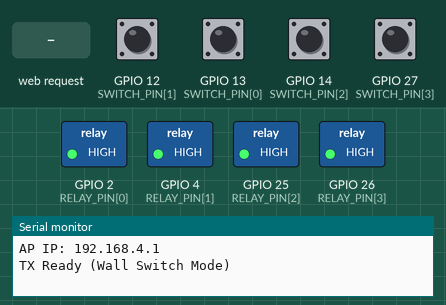
The sketch below on a simulated ESP32. On the bench: switched loads named in the sketch (green lamp = pin HIGH), the last lines printed to the serial monitor. Inputs (shaded band) come from the test bench; at power-on: GPIO 12 (SWITCH_PIN[1]), GPIO 13 (SWITCH_PIN[0]), GPIO 14 (SWITCH_PIN[2]), GPIO 27 (SWITCH_PIN[3]) HIGH. EEPROM starts erased; no radio packets arrive unless stated.

Above: at 1.2 s.
1.3 s: GPIO 12 (SWITCH_PIN[1]) pulled LOW for 0.15 s
At 1.42 s:
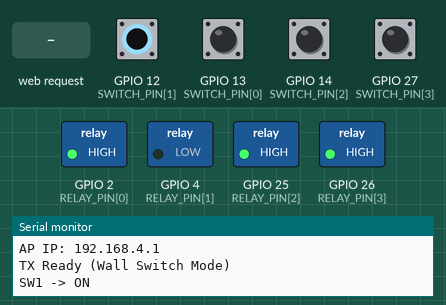
3.0 s: GPIO 13 (SWITCH_PIN[0]) pulled LOW for 0.15 s
At 3.12 s:
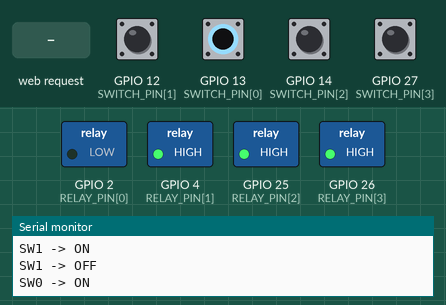
4.7 s: GPIO 14 (SWITCH_PIN[2]) pulled LOW for 0.15 s
At 4.82 s:
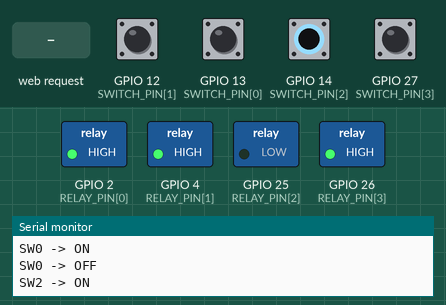
6.4 s: GPIO 27 (SWITCH_PIN[3]) pulled LOW for 0.15 s
At 6.52 s:
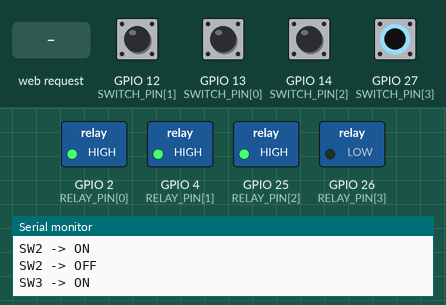
8.1 s: HTTP request GET /toggle?i=1 received
At 8.6 s:
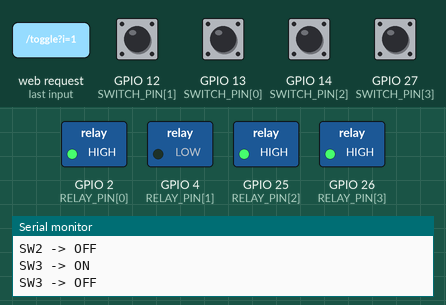
9.6 s: HTTP request GET /toggle?i=0 received
At 10.9 s:
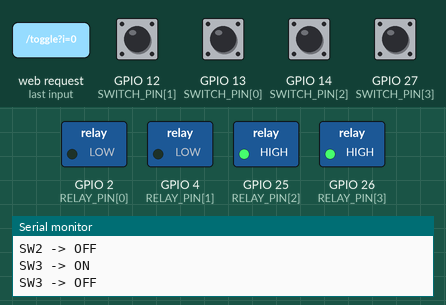
Timing chart, 0 to 12.1 s (numbered marks = the images above; inputs shaded):
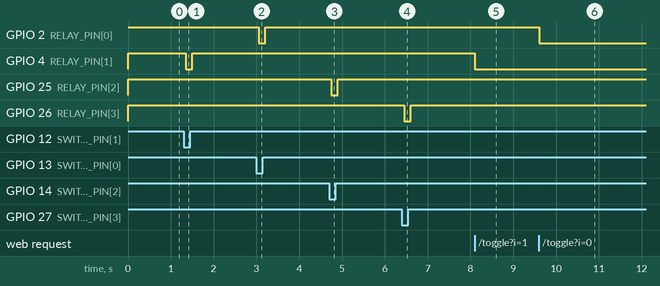

The sketch:

for_esp32.ino
```cpp
#include <WiFi.h>
#include <WebServer.h>
#include <Preferences.h>
#include <SPI.h>
#include <RF24.h>

/* ---------- WIFI AP ---------- */
const char* AP_SSID = "Home";
const char* AP_PASS = "Anita2005";

/* ---------- LOAD CONFIG ---------- */
#define LOCAL 4
#define REMOTE 2
#define TOTAL 6

uint8_t RELAY_PIN[LOCAL]   = {2, 4, 25, 26};
uint8_t SWITCH_PIN[LOCAL] = {13, 12, 14, 27};

bool loadState[TOTAL];

/* ---------- WEB ---------- */
WebServer server(80);
Preferences prefs;

/* ---------- RF ---------- */
#define CE_PIN 21
#define CSN_PIN 22
#define SCK_PIN 18
#define MOSI_PIN 23
#define MISO_PIN 19

RF24 radio(CE_PIN, CSN_PIN);
const byte pipeTX[6] = "TXA01";
const byte pipeRX[6] = "RXA01";

/* ---------- RELAY ---------- */
void applyRelay(uint8_t i) {
  // Active-LOW relay module
  digitalWrite(RELAY_PIN[i], loadState[i] ? LOW : HIGH);
}

/* ---------- LOCAL WALL SWITCHES ---------- */
void readLocalSwitches() {
  static bool lastReading[LOCAL]  = {HIGH, HIGH, HIGH, HIGH};
  static bool stableState[LOCAL]  = {HIGH, HIGH, HIGH, HIGH};
  static unsigned long lastDebounce[LOCAL] = {0};
  const unsigned long debounceDelay = 50;

  for (int i = 0; i < LOCAL; i++) {
    bool reading = digitalRead(SWITCH_PIN[i]);

    if (reading != lastReading[i]) {
      lastDebounce[i] = millis();
    }

    if ((millis() - lastDebounce[i]) > debounceDelay) {
      if (reading != stableState[i]) {
        stableState[i] = reading;

        // LOW = switch ON (because INPUT_PULLUP)
        bool newState = (stableState[i] == LOW);

        if (loadState[i] != newState) {
          loadState[i] = newState;
          applyRelay(i);
          prefs.putBool(("L" + String(i)).c_str(), loadState[i]);

          Serial.print("SW");
          Serial.print(i);
          Serial.print(" -> ");
          Serial.println(loadState[i] ? "ON" : "OFF");
        }
      }
    }

    lastReading[i] = reading;
  }
}

/* ---------- RF SEND ---------- */
void rfSend(uint8_t cmd, uint8_t data) {
  uint8_t pkt = (cmd << 4) | (data & 0x0F);
  radio.stopListening();
  radio.write(&pkt, 1);
  radio.startListening();
}

/* ---------- RF READ ---------- */
void rfRead() {
  while (radio.available()) {
    uint8_t pkt;
    radio.read(&pkt, 1);

    uint8_t cmd = pkt >> 4;
    uint8_t d   = pkt & 0x0F;

    if (cmd == 0x8) {   // STATE RESPONSE FROM REMOTE
      loadState[4] = d & 0x01;
      loadState[5] = (d & 0x02) >> 1;
    }
  }
}

/* ---------- JSON ---------- */
String jsonState() {
  String j = "{";
  for (int i = 0; i < TOTAL; i++) {
    j += "\"L" + String(i) + "\":" + (loadState[i] ? "true" : "false");
    if (i < TOTAL - 1) j += ",";
  }
  j += "}";
  return j;
}

/* ---------- WEB ---------- */
void handleState() {
  server.send(200, "application/json", jsonState());
}

void handleToggle() {
  if (!server.hasArg("i")) {
    server.send(400, "text/plain", "Missing i");
    return;
  }

  int i = server.arg("i").toInt();
  if (i < 0 || i >= TOTAL) {
    server.send(400, "text/plain", "Invalid i");
    return;
  }

  if (i < LOCAL) {
    // Web toggle for LOCAL load
    loadState[i] = !loadState[i];
    applyRelay(i);
    prefs.putBool(("L" + String(i)).c_str(), loadState[i]);
  } else {
    // Remote toggle
    rfSend(0x1, i - LOCAL);
  }

  server.send(200, "application/json", jsonState());
}

void handleAllOff() {
  for (int i = 0; i < LOCAL; i++) {
    loadState[i] = false;
    applyRelay(i);
    prefs.putBool(("L" + String(i)).c_str(), false);
  }

  rfSend(0x2, 0);   // ALL OFF REMOTE
  server.send(200, "text/plain", "OK");
}

/* ---------- MOBILE UI ---------- */
void handleRoot() {
  server.send(200, "text/html", R"HTML(
<!DOCTYPE html><html>
<head>
<meta name="viewport" content="width=device-width, initial-scale=1">
<title>Home Control</title>
<style>
body{margin:0;background:#0b0e13;color:#fff;font-family:system-ui}
.header{padding:16px;background:#121622;text-align:center;font-size:20px}
.section{margin:18px 14px 6px;color:#aaa}
.grid{display:grid;grid-template-columns:1fr 1fr;gap:14px;padding:0 14px}
.card{background:#141a2a;border-radius:18px;padding:18px;text-align:center}
.name{margin-bottom:14px}
.btn{width:88px;height:88px;margin:auto;border-radius:50%;
display:flex;align-items:center;justify-content:center;
background:#1f2436;color:#777;font-weight:600}
.btn.on{background:#3cff57;color:#000;box-shadow:0 0 20px #3cff57}
.footer{padding:16px}
.alloff{width:100%;height:64px;border-radius:32px;
border:none;font-size:18px;background:#ff3c3c;color:#fff}
</style>
</head>
<body>
<div class="header">Home Control</div>

<div class="section">Main House</div>
<div class="grid">
<div class="card"><div class="name">Light 1</div><div class="btn" id="b0" onclick="tg(0)">OFF</div></div>
<div class="card"><div class="name">Light 2</div><div class="btn" id="b1" onclick="tg(1)">OFF</div></div>
<div class="card"><div class="name">Socket</div><div class="btn" id="b2" onclick="tg(2)">OFF</div></div>
<div class="card"><div class="name">Fan</div><div class="btn" id="b3" onclick="tg(3)">OFF</div></div>
</div>

<div class="section">Second House</div>
<div class="grid">
<div class="card"><div class="name">Remote 1</div><div class="btn" id="b4" onclick="tg(4)">OFF</div></div>
<div class="card"><div class="name">Remote 2</div><div class="btn" id="b5" onclick="tg(5)">OFF</div></div>
</div>

<div class="footer">
<button class="alloff" onclick="allOff()">ALL OFF</button>
</div>

<script>
const N=6;
function upd(s){
  for(let i=0;i<N;i++){
    let b=document.getElementById("b"+i);
    if(s["L"+i]){b.classList.add("on");b.innerText="ON";}
    else{b.classList.remove("on");b.innerText="OFF";}
  }
}
function poll(){fetch("/state").then(r=>r.json()).then(upd);setTimeout(poll,500);}
function tg(i){fetch("/toggle?i="+i);}
function allOff(){fetch("/alloff");}
poll();
</script>
</body></html>
)HTML");
}

/* ---------- SETUP ---------- */
void setup() {
  Serial.begin(115200);

  for (int i = 0; i < LOCAL; i++) {
    pinMode(RELAY_PIN[i], OUTPUT);
    pinMode(SWITCH_PIN[i], INPUT_PULLUP);
  }

  prefs.begin("home", false);

  // Load saved states
  for (int i = 0; i < LOCAL; i++) {
    loadState[i] = prefs.getBool(("L" + String(i)).c_str(), false);
    applyRelay(i);
  }

  WiFi.softAP(AP_SSID, AP_PASS);
  Serial.print("AP IP: ");
  Serial.println(WiFi.softAPIP());

  server.on("/", handleRoot);
  server.on("/state", handleState);
  server.on("/toggle", handleToggle);
  server.on("/alloff", handleAllOff);
  server.begin();

  SPI.begin(SCK_PIN, MISO_PIN, MOSI_PIN, CSN_PIN);
  radio.begin();
  radio.setPALevel(RF24_PA_HIGH);
  radio.setDataRate(RF24_250KBPS);
  radio.setChannel(90);
  radio.setCRCLength(RF24_CRC_16);
  radio.openWritingPipe(pipeTX);
  radio.openReadingPipe(1, pipeRX);
  radio.startListening();

  rfSend(0x3, 0); // REQUEST STATE
  Serial.println("TX Ready (Wall Switch Mode)");
}

void loop() {
  server.handleClient();
  rfRead();
  readLocalSwitches();
}
```

Measured:
- after the input at 1.3 s, GPIO 4 (RELAY_PIN[1]): HIGH → LOW after 0.05 s, → HIGH 0.15 s later
- after the input at 3.0 s, GPIO 2 (RELAY_PIN[0]): HIGH → LOW after 0.05 s, → HIGH 0.15 s later
- after the input at 4.7 s, GPIO 25 (RELAY_PIN[2]): HIGH → LOW after 0.05 s, → HIGH 0.15 s later
- after the input at 6.4 s, GPIO 26 (RELAY_PIN[3]): HIGH → LOW after 0.05 s, → HIGH 0.15 s later
- after the input at 8.1 s, GPIO 4 (RELAY_PIN[1]): HIGH → LOW at once
- after the input at 9.6 s, GPIO 2 (RELAY_PIN[0]): HIGH → LOW at once
